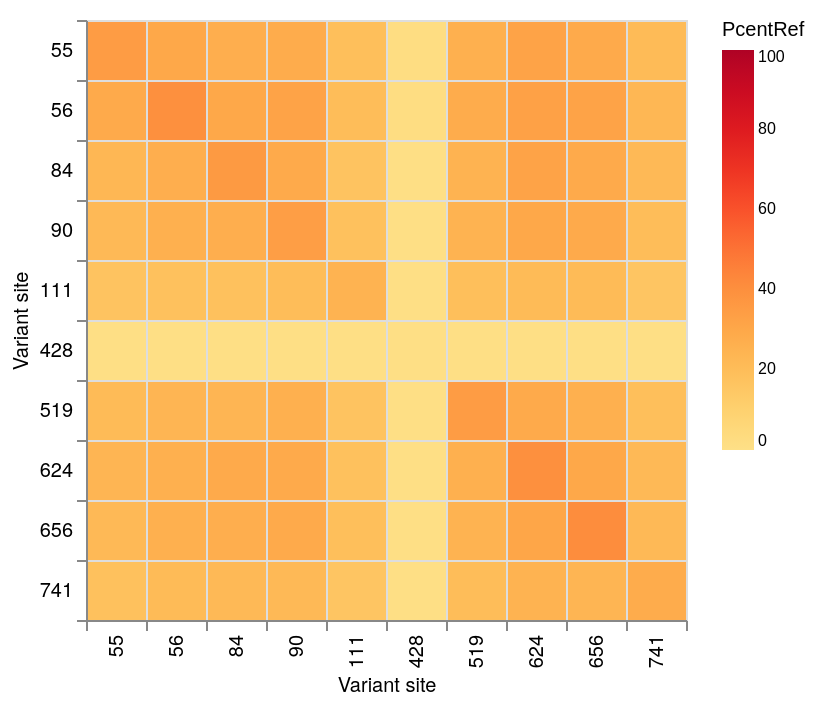

Specify this chart in Vega-Lite:
### Vega-Lite specification from a JSON file in a GitHub repository (floating-point values rounded to 4 significant figures)
{"$schema": "https://vega.github.io/schema/vega-lite/v5.json", "data": {"values": [{"SNP1": 55, "SNP2": 55, "Alt": 249, "Ref": 156, "Total": 442, "PcentAlt": 56.0, "PcentRef": 35.0}, {"SNP1": 55, "SNP2": 56, "Alt": 232, "Ref": 133, "Total": 442, "PcentAlt": 52.0, "PcentRef": 30.0}, {"SNP1": 55, "SNP2": 84, "Alt": 182, "Ref": 121, "Total": 442, "PcentAlt": 41.0, "PcentRef": 27.0}, {"SNP1": 55, "SNP2": 90, "Alt": 199, "Ref": 124, "Total": 442, "PcentAlt": 45.0, "PcentRef": 28.0}, {"SNP1": 55, "SNP2": 111, "Alt": 175, "Ref": 85, "Total": 442, "PcentAlt": 40.0, "PcentRef": 19.0}, {"SNP1": 55, "SNP2": 428, "Alt": 200, "Ref": 7, "Total": 442, "PcentAlt": 45.0, "PcentRef": 2.0}, {"SNP1": 55, "SNP2": 519, "Alt": 198, "Ref": 114, "Total": 442, "PcentAlt": 45.0, "PcentRef": 26.0}, {"SNP1": 55, "SNP2": 624, "Alt": 194, "Ref": 140, "Total": 442, "PcentAlt": 44.0, "PcentRef": 32.0}, {"SNP1": 55, "SNP2": 656, "Alt": 178, "Ref": 128, "Total": 442, "PcentAlt": 40.0, "PcentRef": 29.0}, {"SNP1": 55, "SNP2": 741, "Alt": 205, "Ref": 94, "Total": 442, "PcentAlt": 46.0, "PcentRef": 21.0}, {"SNP1": 56, "SNP2": 55, "Alt": 232, "Ref": 133, "Total": 466, "PcentAlt": 50.0, "PcentRef": 29.0}, {"SNP1": 56, "SNP2": 56, "Alt": 247, "Ref": 187, "Total": 466, "PcentAlt": 53.0, "PcentRef": 40.0}, {"SNP1": 56, "SNP2": 84, "Alt": 185, "Ref": 141, "Total": 466, "PcentAlt": 40.0, "PcentRef": 30.0}, {"SNP1": 56, "SNP2": 90, "Alt": 192, "Ref": 147, "Total": 466, "PcentAlt": 41.0, "PcentRef": 32.0}, {"SNP1": 56, "SNP2": 111, "Alt": 167, "Ref": 92, "Total": 466, "PcentAlt": 36.0, "PcentRef": 20.0}, {"SNP1": 56, "SNP2": 428, "Alt": 199, "Ref": 7, "Total": 466, "PcentAlt": 43.0, "PcentRef": 2.0}, {"SNP1": 56, "SNP2": 519, "Alt": 196, "Ref": 131, "Total": 466, "PcentAlt": 42.0, "PcentRef": 28.0}, {"SNP1": 56, "SNP2": 624, "Alt": 192, "Ref": 156, "Total": 466, "PcentAlt": 41.0, "PcentRef": 33.0}, {"SNP1": 56, "SNP2": 656, "Alt": 175, "Ref": 147, "Total": 466, "PcentAlt": 38.0, "PcentRef": 32.0}, {"SNP1": 56, "SNP2": 741, "Alt": 204, "Ref": 109, "Total": 466, "PcentAlt": 44.0, "PcentRef": 23.0}, {"SNP1": 84, "SNP2": 55, "Alt": 182, "Ref": 121, "Total": 532, "PcentAlt": 34.0, "PcentRef": 23.0}, {"SNP1": 84, "SNP2": 56, "Alt": 185, "Ref": 141, "Total": 532, "PcentAlt": 35.0, "PcentRef": 27.0}, {"SNP1": 84, "SNP2": 84, "Alt": 330, "Ref": 194, "Total": 532, "PcentAlt": 62.0, "PcentRef": 36.0}, {"SNP1": 84, "SNP2": 90, "Alt": 265, "Ref": 153, "Total": 532, "PcentAlt": 50.0, "PcentRef": 29.0}, {"SNP1": 84, "SNP2": 111, "Alt": 237, "Ref": 93, "Total": 532, "PcentAlt": 45.0, "PcentRef": 17.0}, {"SNP1": 84, "SNP2": 428, "Alt": 256, "Ref": 6, "Total": 532, "PcentAlt": 48.0, "PcentRef": 1.0}, {"SNP1": 84, "SNP2": 519, "Alt": 263, "Ref": 133, "Total": 532, "PcentAlt": 49.0, "PcentRef": 25.0}, {"SNP1": 84, "SNP2": 624, "Alt": 261, "Ref": 169, "Total": 532, "PcentAlt": 49.0, "PcentRef": 32.0}, {"SNP1": 84, "SNP2": 656, "Alt": 241, "Ref": 154, "Total": 532, "PcentAlt": 45.0, "PcentRef": 29.0}, {"SNP1": 84, "SNP2": 741, "Alt": 262, "Ref": 116, "Total": 532, "PcentAlt": 49.0, "PcentRef": 22.0}, {"SNP1": 90, "SNP2": 55, "Alt": 199, "Ref": 124, "Total": 570, "PcentAlt": 35.0, "PcentRef": 22.0}, {"SNP1": 90, "SNP2": 56, "Alt": 192, "Ref": 147, "Total": 570, "PcentAlt": 34.0, "PcentRef": 26.0}, {"SNP1": 90, "SNP2": 84, "Alt": 265, "Ref": 153, "Total": 570, "PcentAlt": 46.0, "PcentRef": 27.0}, {"SNP1": 90, "SNP2": 90, "Alt": 357, "Ref": 196, "Total": 570, "PcentAlt": 63.0, "PcentRef": 34.0}, {"SNP1": 90, "SNP2": 111, "Alt": 269, "Ref": 103, "Total": 570, "PcentAlt": 47.0, "PcentRef": 18.0}, {"SNP1": 90, "SNP2": 428, "Alt": 274, "Ref": 7, "Total": 570, "PcentAlt": 48.0, "PcentRef": 1.0}, {"SNP1": 90, "SNP2": 519, "Alt": 279, "Ref": 142, "Total": 570, "PcentAlt": 49.0, "PcentRef": 25.0}, {"SNP1": 90, "SNP2": 624, "Alt": 275, "Ref": 170, "Total": 570, "PcentAlt": 48.0, "PcentRef": 30.0}, {"SNP1": 90, "SNP2": 656, "Alt": 263, "Ref": 163, "Total": 570, "PcentAlt": 46.0, "PcentRef": 29.0}, {"SNP1": 90, "SNP2": 741, "Alt": 291, "Ref": 115, "Total": 570, "PcentAlt": 51.0, "PcentRef": 20.0}, {"SNP1": 111, "SNP2": 55, "Alt": 175, "Ref": 85, "Total": 505, "PcentAlt": 35.0, "PcentRef": 17.0}, {"SNP1": 111, "SNP2": 56, "Alt": 167, "Ref": 92, "Total": 505, "PcentAlt": 33.0, "PcentRef": 18.0}, {"SNP1": 111, "SNP2": 84, "Alt": 237, "Ref": 93, "Total": 505, "PcentAlt": 47.0, "PcentRef": 18.0}, {"SNP1": 111, "SNP2": 90, "Alt": 269, "Ref": 103, "Total": 505, "PcentAlt": 53.0, "PcentRef": 20.0}, {"SNP1": 111, "SNP2": 111, "Alt": 325, "Ref": 125, "Total": 505, "PcentAlt": 64.0, "PcentRef": 25.0}, {"SNP1": 111, "SNP2": 428, "Alt": 243, "Ref": 6, "Total": 505, "PcentAlt": 48.0, "PcentRef": 1.0}, {"SNP1": 111, "SNP2": 519, "Alt": 250, "Ref": 94, "Total": 505, "PcentAlt": 50.0, "PcentRef": 19.0}, {"SNP1": 111, "SNP2": 624, "Alt": 247, "Ref": 108, "Total": 505, "PcentAlt": 49.0, "PcentRef": 21.0}, {"SNP1": 111, "SNP2": 656, "Alt": 240, "Ref": 106, "Total": 505, "PcentAlt": 48.0, "PcentRef": 21.0}, {"SNP1": 111, "SNP2": 741, "Alt": 265, "Ref": 82, "Total": 505, "PcentAlt": 52.0, "PcentRef": 16.0}, {"SNP1": 428, "SNP2": 55, "Alt": 200, "Ref": 7, "Total": 512, "PcentAlt": 39.0, "PcentRef": 1.0}, {"SNP1": 428, "SNP2": 56, "Alt": 199, "Ref": 7, "Total": 512, "PcentAlt": 39.0, "PcentRef": 1.0}, {"SNP1": 428, "SNP2": 84, "Alt": 256, "Ref": 6, "Total": 512, "PcentAlt": 50.0, "PcentRef": 1.0}, {"SNP1": 428, "SNP2": 90, "Alt": 274, "Ref": 7, "Total": 512, "PcentAlt": 54.0, "PcentRef": 1.0}, {"SNP1": 428, "SNP2": 111, "Alt": 243, "Ref": 6, "Total": 512, "PcentAlt": 47.0, "PcentRef": 1.0}, {"SNP1": 428, "SNP2": 428, "Alt": 498, "Ref": 7, "Total": 512, "PcentAlt": 97.0, "PcentRef": 1.0}, {"SNP1": 428, "SNP2": 519, "Alt": 279, "Ref": 6, "Total": 512, "PcentAlt": 54.0, "PcentRef": 1.0}, {"SNP1": 428, "SNP2": 624, "Alt": 274, "Ref": 6, "Total": 512, "PcentAlt": 54.0, "PcentRef": 1.0}, {"SNP1": 428, "SNP2": 656, "Alt": 257, "Ref": 7, "Total": 512, "PcentAlt": 50.0, "PcentRef": 1.0}, {"SNP1": 428, "SNP2": 741, "Alt": 287, "Ref": 6, "Total": 512, "PcentAlt": 56.0, "PcentRef": 1.0}, {"SNP1": 519, "SNP2": 55, "Alt": 198, "Ref": 114, "Total": 547, "PcentAlt": 36.0, "PcentRef": 21.0}, {"SNP1": 519, "SNP2": 56, "Alt": 196, "Ref": 131, "Total": 547, "PcentAlt": 36.0, "PcentRef": 24.0}, {"SNP1": 519, "SNP2": 84, "Alt": 263, "Ref": 133, "Total": 547, "PcentAlt": 48.0, "PcentRef": 24.0}, {"SNP1": 519, "SNP2": 90, "Alt": 279, "Ref": 142, "Total": 547, "PcentAlt": 51.0, "PcentRef": 26.0}, {"SNP1": 519, "SNP2": 111, "Alt": 250, "Ref": 94, "Total": 547, "PcentAlt": 46.0, "PcentRef": 17.0}, {"SNP1": 519, "SNP2": 428, "Alt": 279, "Ref": 6, "Total": 547, "PcentAlt": 51.0, "PcentRef": 1.0}, {"SNP1": 519, "SNP2": 519, "Alt": 355, "Ref": 190, "Total": 547, "PcentAlt": 65.0, "PcentRef": 35.0}, {"SNP1": 519, "SNP2": 624, "Alt": 273, "Ref": 156, "Total": 547, "PcentAlt": 50.0, "PcentRef": 29.0}, {"SNP1": 519, "SNP2": 656, "Alt": 260, "Ref": 143, "Total": 547, "PcentAlt": 48.0, "PcentRef": 26.0}, {"SNP1": 519, "SNP2": 741, "Alt": 288, "Ref": 105, "Total": 547, "PcentAlt": 53.0, "PcentRef": 19.0}, {"SNP1": 624, "SNP2": 55, "Alt": 194, "Ref": 140, "Total": 592, "PcentAlt": 33.0, "PcentRef": 24.0}, {"SNP1": 624, "SNP2": 56, "Alt": 192, "Ref": 156, "Total": 592, "PcentAlt": 32.0, "PcentRef": 26.0}, {"SNP1": 624, "SNP2": 84, "Alt": 261, "Ref": 169, "Total": 592, "PcentAlt": 44.0, "PcentRef": 29.0}, {"SNP1": 624, "SNP2": 90, "Alt": 275, "Ref": 170, "Total": 592, "PcentAlt": 46.0, "PcentRef": 29.0}, {"SNP1": 624, "SNP2": 111, "Alt": 247, "Ref": 108, "Total": 592, "PcentAlt": 42.0, "PcentRef": 18.0}, {"SNP1": 624, "SNP2": 428, "Alt": 274, "Ref": 6, "Total": 592, "PcentAlt": 46.0, "PcentRef": 1.0}, {"SNP1": 624, "SNP2": 519, "Alt": 273, "Ref": 156, "Total": 592, "PcentAlt": 46.0, "PcentRef": 26.0}, {"SNP1": 624, "SNP2": 624, "Alt": 353, "Ref": 234, "Total": 592, "PcentAlt": 60.0, "PcentRef": 40.0}, {"SNP1": 624, "SNP2": 656, "Alt": 263, "Ref": 178, "Total": 592, "PcentAlt": 44.0, "PcentRef": 30.0}, {"SNP1": 624, "SNP2": 741, "Alt": 282, "Ref": 131, "Total": 592, "PcentAlt": 48.0, "PcentRef": 22.0}, {"SNP1": 656, "SNP2": 55, "Alt": 178, "Ref": 128, "Total": 570, "PcentAlt": 31.0, "PcentRef": 22.0}, {"SNP1": 656, "SNP2": 56, "Alt": 175, "Ref": 147, "Total": 570, "PcentAlt": 31.0, "PcentRef": 26.0}, {"SNP1": 656, "SNP2": 84, "Alt": 241, "Ref": 154, "Total": 570, "PcentAlt": 42.0, "PcentRef": 27.0}, {"SNP1": 656, "SNP2": 90, "Alt": 263, "Ref": 163, "Total": 570, "PcentAlt": 46.0, "PcentRef": 29.0}, {"SNP1": 656, "SNP2": 111, "Alt": 240, "Ref": 106, "Total": 570, "PcentAlt": 42.0, "PcentRef": 19.0}, {"SNP1": 656, "SNP2": 428, "Alt": 257, "Ref": 7, "Total": 570, "PcentAlt": 45.0, "PcentRef": 1.0}, {"SNP1": 656, "SNP2": 519, "Alt": 260, "Ref": 143, "Total": 570, "PcentAlt": 46.0, "PcentRef": 25.0}, {"SNP1": 656, "SNP2": 624, "Alt": 263, "Ref": 178, "Total": 570, "PcentAlt": 46.0, "PcentRef": 31.0}, {"SNP1": 656, "SNP2": 656, "Alt": 334, "Ref": 234, "Total": 570, "PcentAlt": 59.0, "PcentRef": 41.0}, {"SNP1": 656, "SNP2": 741, "Alt": 267, "Ref": 127, "Total": 570, "PcentAlt": 47.0, "PcentRef": 22.0}, {"SNP1": 741, "SNP2": 55, "Alt": 205, "Ref": 94, "Total": 519, "PcentAlt": 39.0, "PcentRef": 18.0}, {"SNP1": 741, "SNP2": 56, "Alt": 204, "Ref": 109, "Total": 519, "PcentAlt": 39.0, "PcentRef": 21.0}, {"SNP1": 741, "SNP2": 84, "Alt": 262, "Ref": 116, "Total": 519, "PcentAlt": 50.0, "PcentRef": 22.0}, {"SNP1": 741, "SNP2": 90, "Alt": 291, "Ref": 115, "Total": 519, "PcentAlt": 56.0, "PcentRef": 22.0}, {"SNP1": 741, "SNP2": 111, "Alt": 265, "Ref": 82, "Total": 519, "PcentAlt": 51.0, "PcentRef": 16.0}, {"SNP1": 741, "SNP2": 428, "Alt": 287, "Ref": 6, "Total": 519, "PcentAlt": 55.0, "PcentRef": 1.0}, {"SNP1": 741, "SNP2": 519, "Alt": 288, "Ref": 105, "Total": 519, "PcentAlt": 55.0, "PcentRef": 20.0}, {"SNP1": 741, "SNP2": 624, "Alt": 282, "Ref": 131, "Total": 519, "PcentAlt": 54.0, "PcentRef": 25.0}, {"SNP1": 741, "SNP2": 656, "Alt": 267, "Ref": 127, "Total": 519, "PcentAlt": 51.0, "PcentRef": 24.0}, {"SNP1": 741, "SNP2": 741, "Alt": 367, "Ref": 147, "Total": 519, "PcentAlt": 71.0, "PcentRef": 28.0}]}, "mark": "rect", "width": 300, "height": 300, "title": {"fontSize": 16}, "encoding": {"y": {"field": "SNP1", "type": "ordinal", "title": "Variant site", "axis": {"labelFont": "Helvetica Neue", "titleFontSize": 10, "titleFontWeight": 400, "labelFontWeight": 300, "titleFont": "Helvetica Neue"}}, "x": {"field": "SNP2", "type": "ordinal", "title": "Variant site", "axis": {"labelFont": "Helvetica Neue", "titleFontSize": 10, "titleFontWeight": 400, "labelFontWeight": 300, "titleFont": "Helvetica Neue"}}, "color": {"type": "quantitative", "field": "PcentRef", "scale": {"domain": [0, 100], "scheme": "yelloworangered"}}}, "config": {"legend": {"labelFontSize": 8, "titleFontWeight": 300, "labelFontWeight": 300, "titleFontSize": 10}, "axis": {"grid": true, "tickBand": "extent"}}}
